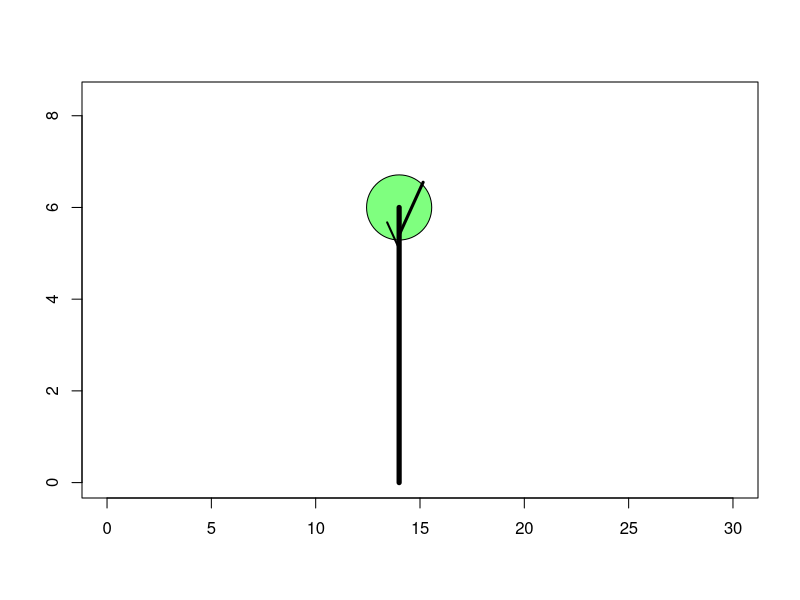
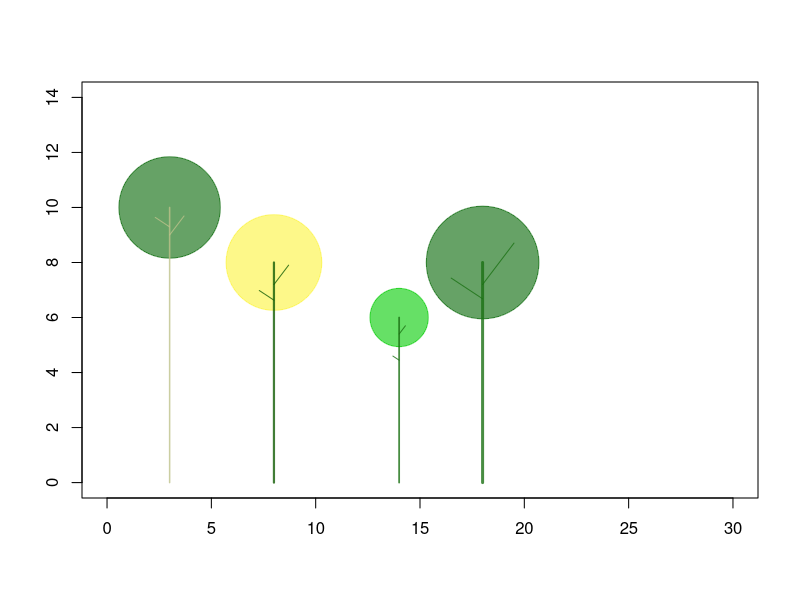
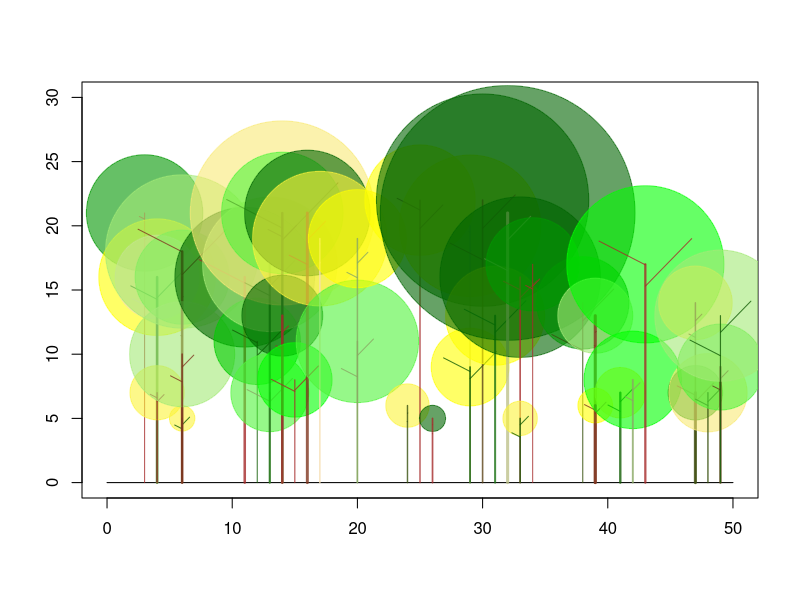
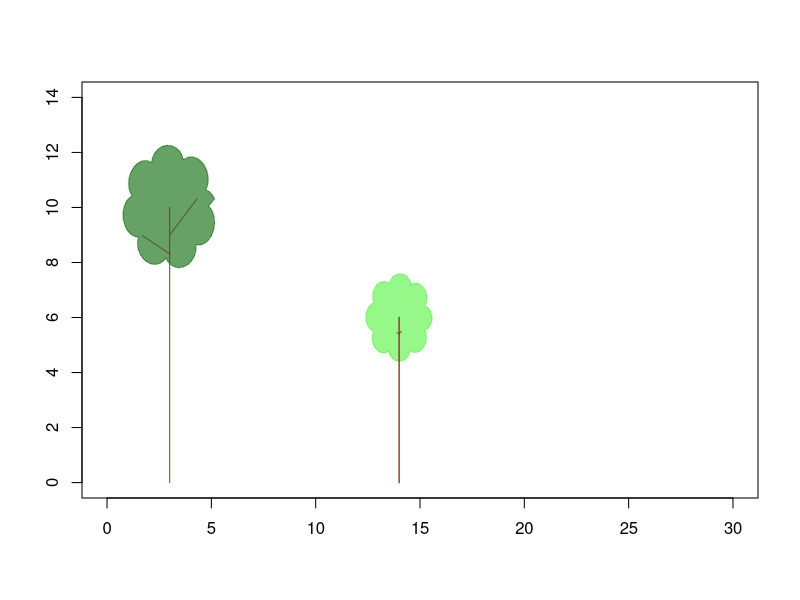
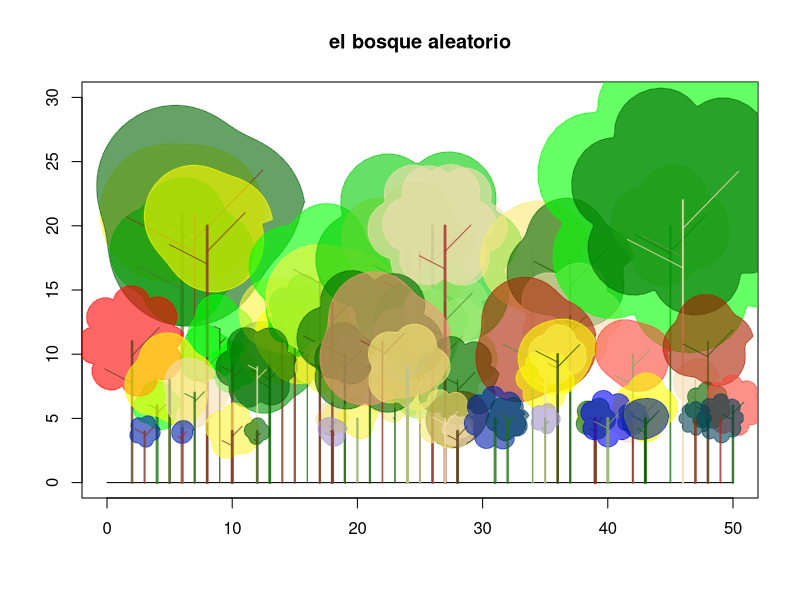
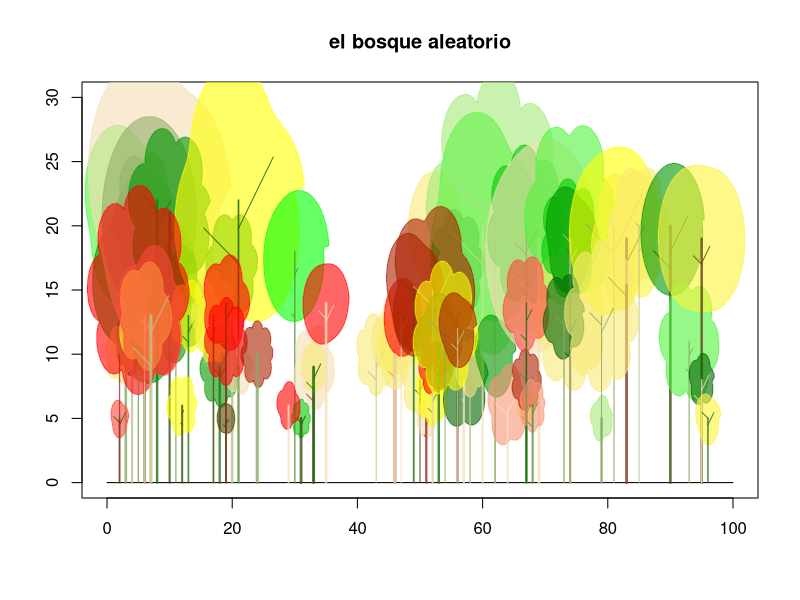

Generate these figures, in order, with R:
## ---- chunk 1
# funcion para pintar un arbol
arbol<-function(h,x0){
  plot(1:h,type="n",
            xlim = c(0,30),
            ylim = c(0,h*1.4),
            xlab = " ",ylab=" ")
  color_copa<-adjustcolor("green",alpha.f = 0.5)
  #pintamos la copa del arbol
    r<-h/runif(1,1.5,4) # rádio de la copa en funion de la altura
  # pinta e circulo
    symbols(x0, y=h, circles=r,add = TRUE,bg=color_copa, inches = FALSE)
  
  # pintamos el tronco
    lines(c(x0,x0),c(0,h),lwd=5)
  # pintamos 2 ramas
    rama<-abs(rnorm(1)*r/2)
    lines(c(x0,x0+rama*cos(pi/4)),c(h*0.9,h*0.9+rama*sin(pi/4)),lwd=3)
    lines(c(x0,x0-rama/2*cos(pi/4)),c(h*0.85,h*0.85+rama/2*sin(pi/4)),lwd=2)
}

#arbol(10,3)
arbol(6,14)
## ---- chunk 2

# funcion para pintar un bosque
arbol1<-function(h,x0,borra=T){
  # si es T borra el lienzo
  if(borra==T){
    plot(1:h,type="n",
              xlim = c(0,30),
              ylim = c(0,h*1.4),
              xlab = " ",ylab=" ")
  }
  # calculamos 10 colores verdes para las copas
  color_copa<-colorRampPalette(c("yellow", "wheat","green", "darkgreen"))( 10 )
  color_copa<-adjustcolor(sample(color_copa,1),alpha.f = 0.6) # ajustamos la transparencia
  
  #calulamos el radio de la copa
  r<-h/runif(1,2,5)
  #pintamos la copa del arbol
  symbols(x0,h, r,add = TRUE,bg=color_copa,fg=color_copa,inches=FALSE)
  #colores 
  color_tronco<-colorRampPalette(c("brown", "darkgreen", "wheat"))( 10 )
  color_tronco<-adjustcolor(sample(color_tronco,1),alpha.f = 0.8)
  # pintamos el tronco
  lines(c(x0,x0),c(0,h),lwd=runif(1,1,3),col=color_tronco)
  # pintamos 2 ramas
  rama<-runif(1)*r
    h1<-runif(1,0.7,1)*h
  lines(c(x0,x0+rama*cos(pi/4)),c(h*0.9,h*0.9+rama*sin(pi/4)),lwd=1,col=color_tronco)
  lines(c(x0,x0-rama*cos(pi/4)),c(h1,h1+rama/2*sin(pi/4)),lwd=1,col=color_tronco)
}


arbol1(10,3)
arbol1(6,14,borra=FALSE)
arbol1(8,8,borra=FALSE)
arbol1(8,18,borra=FALSE)


# Version personalizada de la funcion ciudad
bosque<-function(ancho=100,h=20){
  # Pinta el lienzo del bosque
    plot(1:ancho,type="n",
            xlim = c(0,ancho),
            ylim = c(0,h*2),
            xlab = " ",ylab=" ")
    # pinta la linea de suelo
    lines(c(0,ancho),c(0,0))
  
    # calculamos el numero de arboles en el ancho        
    n_arboles<-as.integer(ancho/runif(1,1,3))
    # calculamos las alturas de los arboles
    alturas<-sample(5:as.integer(h*1.5),n_arboles,replace = TRUE)
    #calculamos el punto X0 de cada arbol
    x0_arbol<- sort(sample(1:ancho,n_arboles,replace = TRUE))

    #pinta cada arbol en su sitio
    for(i in seq_along(x0_arbol)){
      arbol1(alturas[i],x0_arbol[i],borra=FALSE)  
    }
}

bosque(50,15)
## ---- chunk 3
nube1<-function(R=10,multi=2,x0=0,y0=0){
  rp<-R/10
  n_puntos<-100 # puntos de division de la circulo
  phi<-2*pi/n_puntos
  dat<-data.frame(x=NULL,y=NULL)
  
  for(i in 1:n_puntos){
    ang<-phi*i
    x<-R*cos(ang)+rp*cos(ang*multi+phi*multi)
    y<-R*sin(ang)+rp*sin(ang*multi+phi*multi)
    dat<-rbind(dat,c(x,y))
  }

   #dat<-rbind(dat,c(dat[1,1],dat[1,2]))
   #dat<-na.omit(dat)
   dat[,1]<-dat[,1]+x0
   dat[,2]<-dat[,2]+y0
   #plot(dat,type = "n", add=TRUE)
   return(dat)
  #polygon(x=dat[,1], y=dat[,2], col = col, lwd = 1, border = col)
}
#plot(-50:50,type="n")
#nube1(multi=7)



# funcion para pintar un arbol con forma de nube1
arbol2<-function(h,x0,borra=T,color="green"){
  if(borra==T){
  plot(1:h,type="n",
            xlim = c(0,30),
            ylim = c(0,h*1.4),
            xlab = " ",ylab=" ")
  }
#  col<-colorRamp(c("red", "white"))
  #if( is.null(color_copa)){
    color_copa<-colorRampPalette(c("yellow", "wheat",color, "darkgreen"))( 10 )
  #}
  color_copa<-adjustcolor(sample(color_copa,1),alpha.f = 0.6)
  #pintamos la copa del arbol
  r<-h/runif(1,2,5)
  #draw.circle(x0, h, r)#, nv = 1000, border = NULL, col = NA, lty = 1, lwd = 1)
  
  dat<-nube1(r,multi=runif(1,2,9),x0,h)
  polygon(x=dat[,1], y=dat[,2], col = color_copa, lwd = 1, border = color_copa)
  #symbols(x0,h, r,add = TRUE,bg=color_copa,fg=color_copa,inches=FALSE)
  # pintamos el tronco
  color_tronco<-colorRampPalette(c("brown", "darkgreen", "wheat"))( 10 )
  color_tronco<-adjustcolor(sample(color_tronco,1),alpha.f = 0.8)
  lines(c(x0,x0),c(0,h),lwd=runif(1,1,3),col=color_tronco)
  # pintamos 2 ramas
  rama<-runif(1)*r
  h1<-runif(1,0.7,1)*h
  lines(c(x0,x0+rama*cos(pi/4)),c(h*0.9,h*0.9+rama*sin(pi/4)),lwd=1,col=color_tronco)
  lines(c(x0,x0-rama*cos(pi/4)),c(h1,h1+rama/2*sin(pi/4)),lwd=1,col=color_tronco)
}


arbol2(10,3)
arbol2(6,14,borra=FALSE)

bosque2<-function(ancho=100,h=20, borra=T,color="green"){
  # Pinta el lienzo de la ciudad
    if(borra==T){
    plot(1:ancho,type="n",
            xlim = c(0,ancho),
            ylim = c(0,h*2),
            xlab = " ",ylab=" ",main="el bosque aleatorio")

    lines(c(0,ancho),c(0,0))
  }
    # calculamos el numero de arboles en el ancho        
    n_arboles<-as.integer(ancho/runif(1,1,3))
    # calculamos las alturas de los arboles
    alturas<-sample(5:as.integer(h*1.5),n_arboles,replace = TRUE)
    #calculamos el punto X0 de cada arbol
    x0_arbol<- sort(sample(1:ancho,n_arboles,replace = TRUE))

    x0<-0
    #pinta cada arbol en su sitio
    for(i in seq_along(x0_arbol)){
      arbol2(alturas[i],x0_arbol[i],borra=FALSE,color=color)  
    }
}


bosque2(50,15)

bosque2(50,8,borra = FALSE,color = "red")
bosque2(50,3,borra = FALSE,color = "blue")

## otro
bosque2(100,15)
bosque2(80,10,borra = FALSE,color="red")

